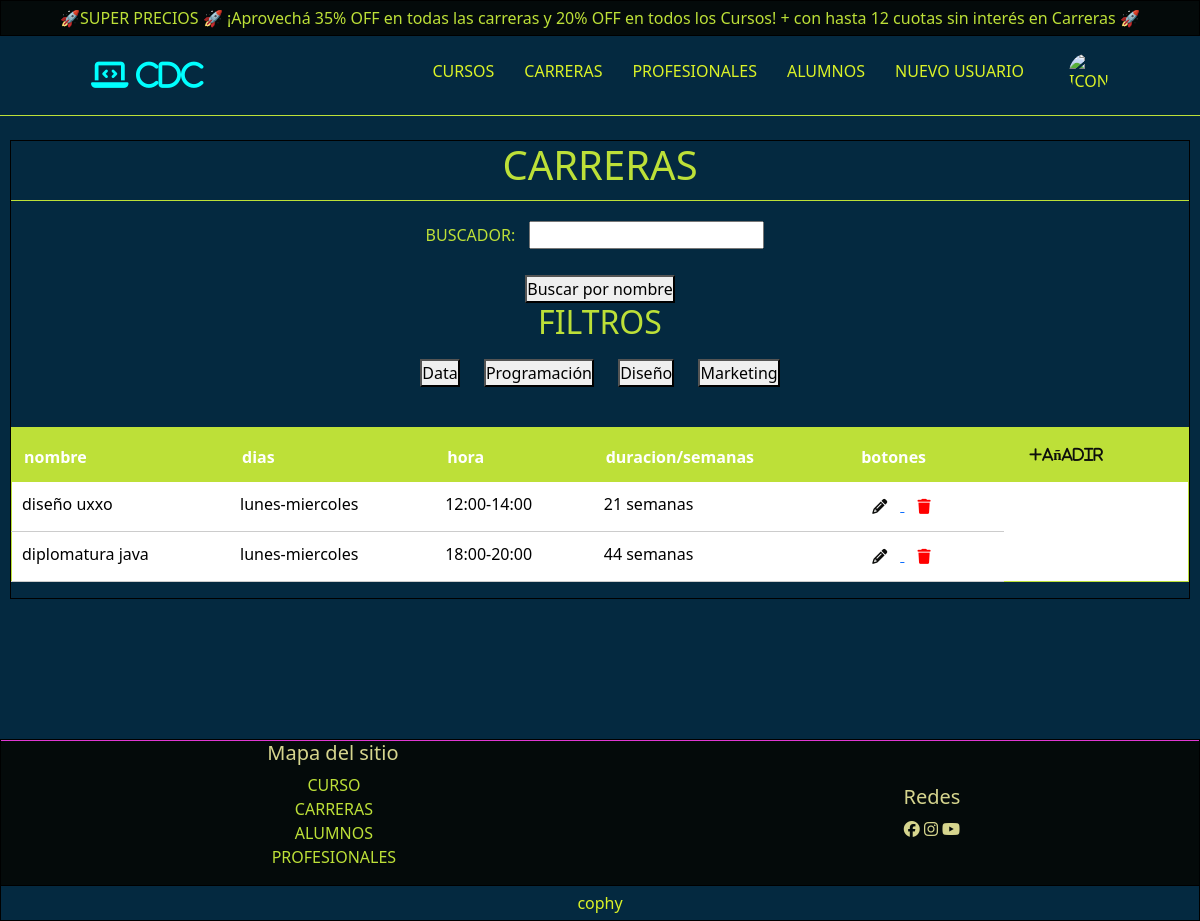
/AppSchol/carreras/ (signed in), run on an earlier commit of the app's database.
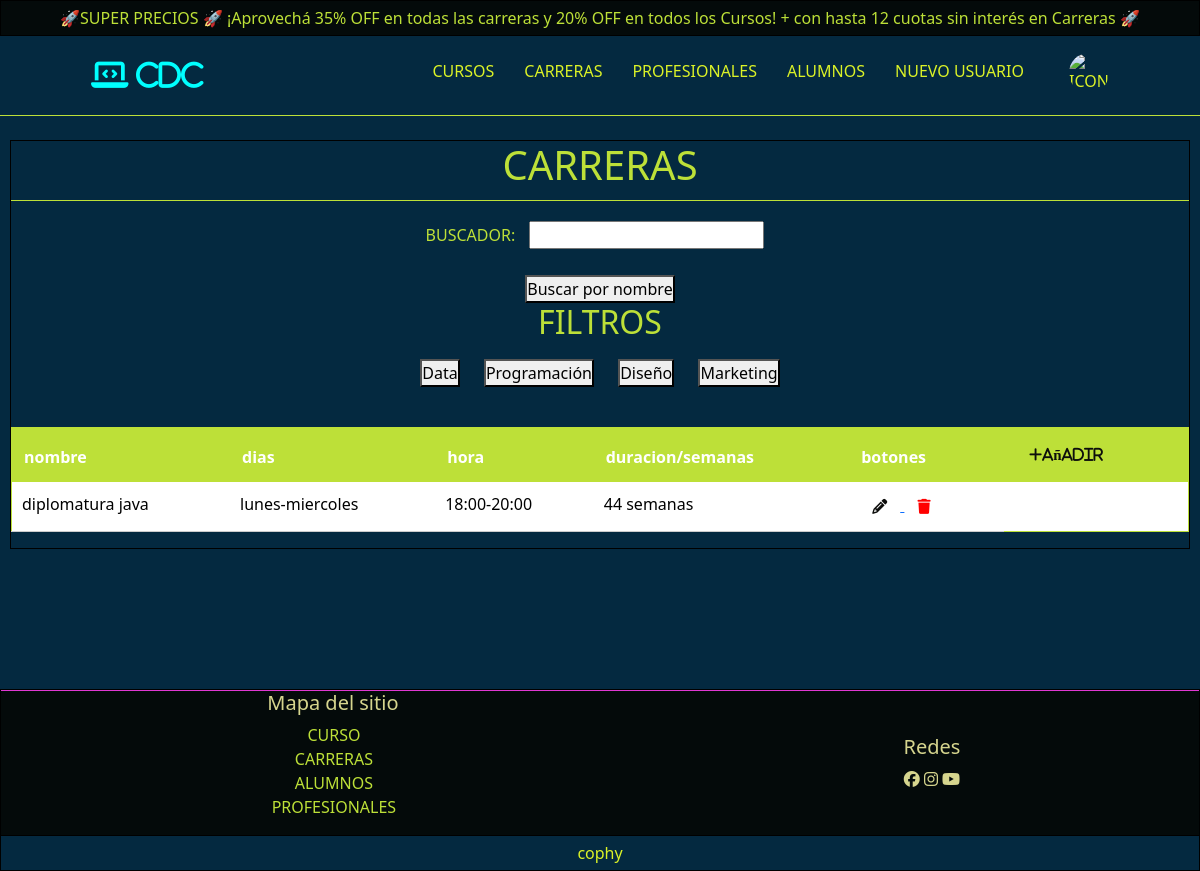
And on a later commit of the database.
### AppScholl/models.py (models this page shows, shortened)
class Asignatura(models.Model):
    nombre = models.CharField(max_length=30)
    dia = models.CharField(max_length=30, default='lunes-Miercoles')
    hora = models.CharField(max_length=30, default='12:00-14:30 PM')
    duracion = models.IntegerField(default=1)  # Cambié el valor por defecto a un entero
    tipo = models.CharField(max_length=30)
    categoria = models.CharField(max_length=30)

### AppScholl/views.py (the view, shortened to what this page needs)
# urls.py: path("carreras/",views.carreras,name='Carreras'),
def carreras(request):
    query = request.GET.get('buscador')
    filtro = request.GET.get('filtro')
    buscador = Buscar(request.GET)
    if 'reset' in request.GET:
        query = ''
        carrera = Asignatura.objects.filter(tipo='carrera')
    elif filtro:
        carrera = Asignatura.objects.filter(tipo='carrera', categoria__icontains=filtro)
    elif query:
        carrera = Asignatura.objects.filter(tipo='carrera', nombre__icontains=query)
    else:
        carrera = Asignatura.objects.filter(tipo='carrera')
    return render(request,'AppScholl/carreras.html',{'carreras':carrera,'buscar':buscador,'query': query,'filtro': filtro})

### AppScholl/forms.py
class Buscar(forms.Form):
    buscador = forms.CharField(max_length=100,required=False)

### AppScholl/templates/AppScholl/carreras.html (shortened to what this page needs)
{% extends 'AppScholl/base.html' %}
{% block contenido %}
    <main class="conteiner-main" id="carreras">
        <article class="conteiner-titulo">
            <h1>Carreras</h1>
        </article>
        <section class="seccion-buscar-filtros">
            <article class="conteiner-buscar">
              <form method="GET" action="{% url 'Carreras' %}">
                {{ buscar.as_p }}
                <button type="submit">Buscar por nombre</button>
                <article class="conteiner-filtros">
                  <h2>Filtros</h2>
                  <button type="submit" name="filtro" value="data">Data</button>
                  <button type="submit" name="filtro" value="programacion">Programación</button>
                  <button type="submit" name="filtro" value="diseño">Diseño</button>
                  <button type="submit" name="filtro" value="marketing">Marketing</button>
              </article>
              </form>
            </article>
        </section>
        {% if user.is_authenticated %}
          {% if carreras %}
            <section class="seccion-tabla">
              <table class="table">
                <thead>
                  <tr>
                    <th scope="col">nombre</th>
                    <th scope="col">dias</th>
                    <th scope="col">hora</th>
                    <th scope="col">duracion/semanas</th>
                    <th scope="col">botones</th>
                    <th scope="col"><a href="{% url 'AddCarrera' %}"><i class="fa-solid fa-plus btn-mas btn">añadir</i></a></th>
                  </tr>
                </thead>
                <tbody>
                  {% for carrera in carreras %}
                  <tr>
                    <td>{{carrera.nombre}}</td>
                    <td>{{carrera.dia}}</td>
                    <td>{{carrera.hora}}</td>
                    <td>{{carrera.duracion}} semanas</td>
                    <td>
                      {% if user.is_superuser %}
                        <a href="{% url 'ModCarrera' carrera.nombre %}">
                          <i class="fa-solid fa-pencil btn btn-mas"></i>
                        </a>
                        <form method="POST" action="{% url 'Carreras' %}" style="display:inline;"onsubmit="return confirm('¿Estás seguro de que deseas eliminar esta carrera?');">
                            <button type="submit" name="eliminar" style="border: none; background: none; cursor: pointer;" aria-label="Eliminar curso">
                                <i class="fa-solid fa-trash btn btn-mas" style="color: red;"></i>
                            </button>
                        </form>
                      {% else %}
                        <p>No tienes permisos</p>
                      {% endif %}
                    </td>
                  </tr>
                  {% endfor %}
                </tbody>
              </table>
            </section>
          {% else %}
            <p style="color: #DBF227; font-size: 25px; text-align: center;">No se encontraron carreras para el filtro seleccionado.</p>
          {% endif %}
        {% endif %}
    </main>
{% endblock contenido %}

What changed in the data, as far as the page shows it:
removed Asignatura: nombre "diseño uxxo", dia "lunes-miercoles", hora "12:00-14:00", duracion "21"
